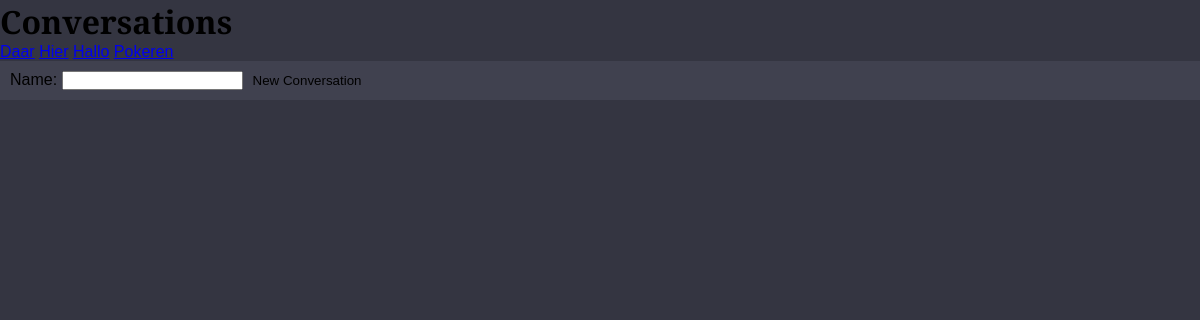
The app's page /, older data.
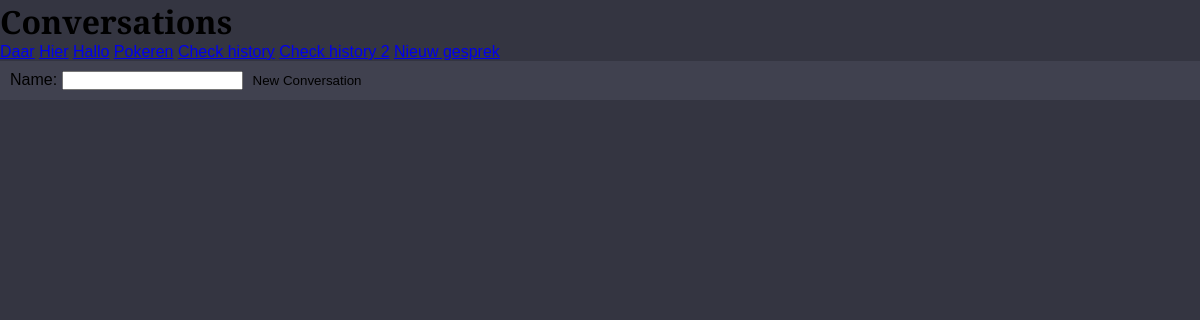
The same page, newer data.
### chat/models.py (models this page shows, shortened)
class Conversation(models.Model):
    conversation_id = models.CharField(max_length=255, unique=True, default=generateUUID, editable=False)
    name = models.CharField(max_length=255,blank=True)
    timestamp = models.DateTimeField(auto_now=True)

### chat/views.py (the view, shortened to what this page needs)
# urls.py: path('', views.home, name='home'),
def home(request):
    conversations = Conversation.objects.all()
    form = NewConversationForm()
    return render(request, 'chat/index.html', {
    'conversations': conversations,
    'form': form,
    })

### chat/forms.py
class NewConversationForm(forms.ModelForm):
    class Meta:
        model = Conversation
        fields = ['name']

### chat/models.py (called while the page is built)
def generateUUID():
    return str(uuid4())

### chat/templates/chat/index.html (shortened to what this page needs)
{% load static %}
<html>
  <head>
    <link rel="stylesheet" href="{% static 'css/style.css' %}">
  </head>
  <body>
<div class="app">
    <h1>Conversations</h1>
    {% for conversation in conversations %}
    <a href="{% url 'app' conversation.id %}">{{ conversation.name }}</a>
    {% endfor %}
    <form method="post">
      {{ form.as_p }}
    <button type="submit">New Conversation</button>
  </form>
</div>
  </body>
</html>

Row changes from the older to the newer data that the page shows:
added Conversation: name "Check history"
added Conversation: name "Check history 2"
added Conversation: name "Nieuw gesprek"
